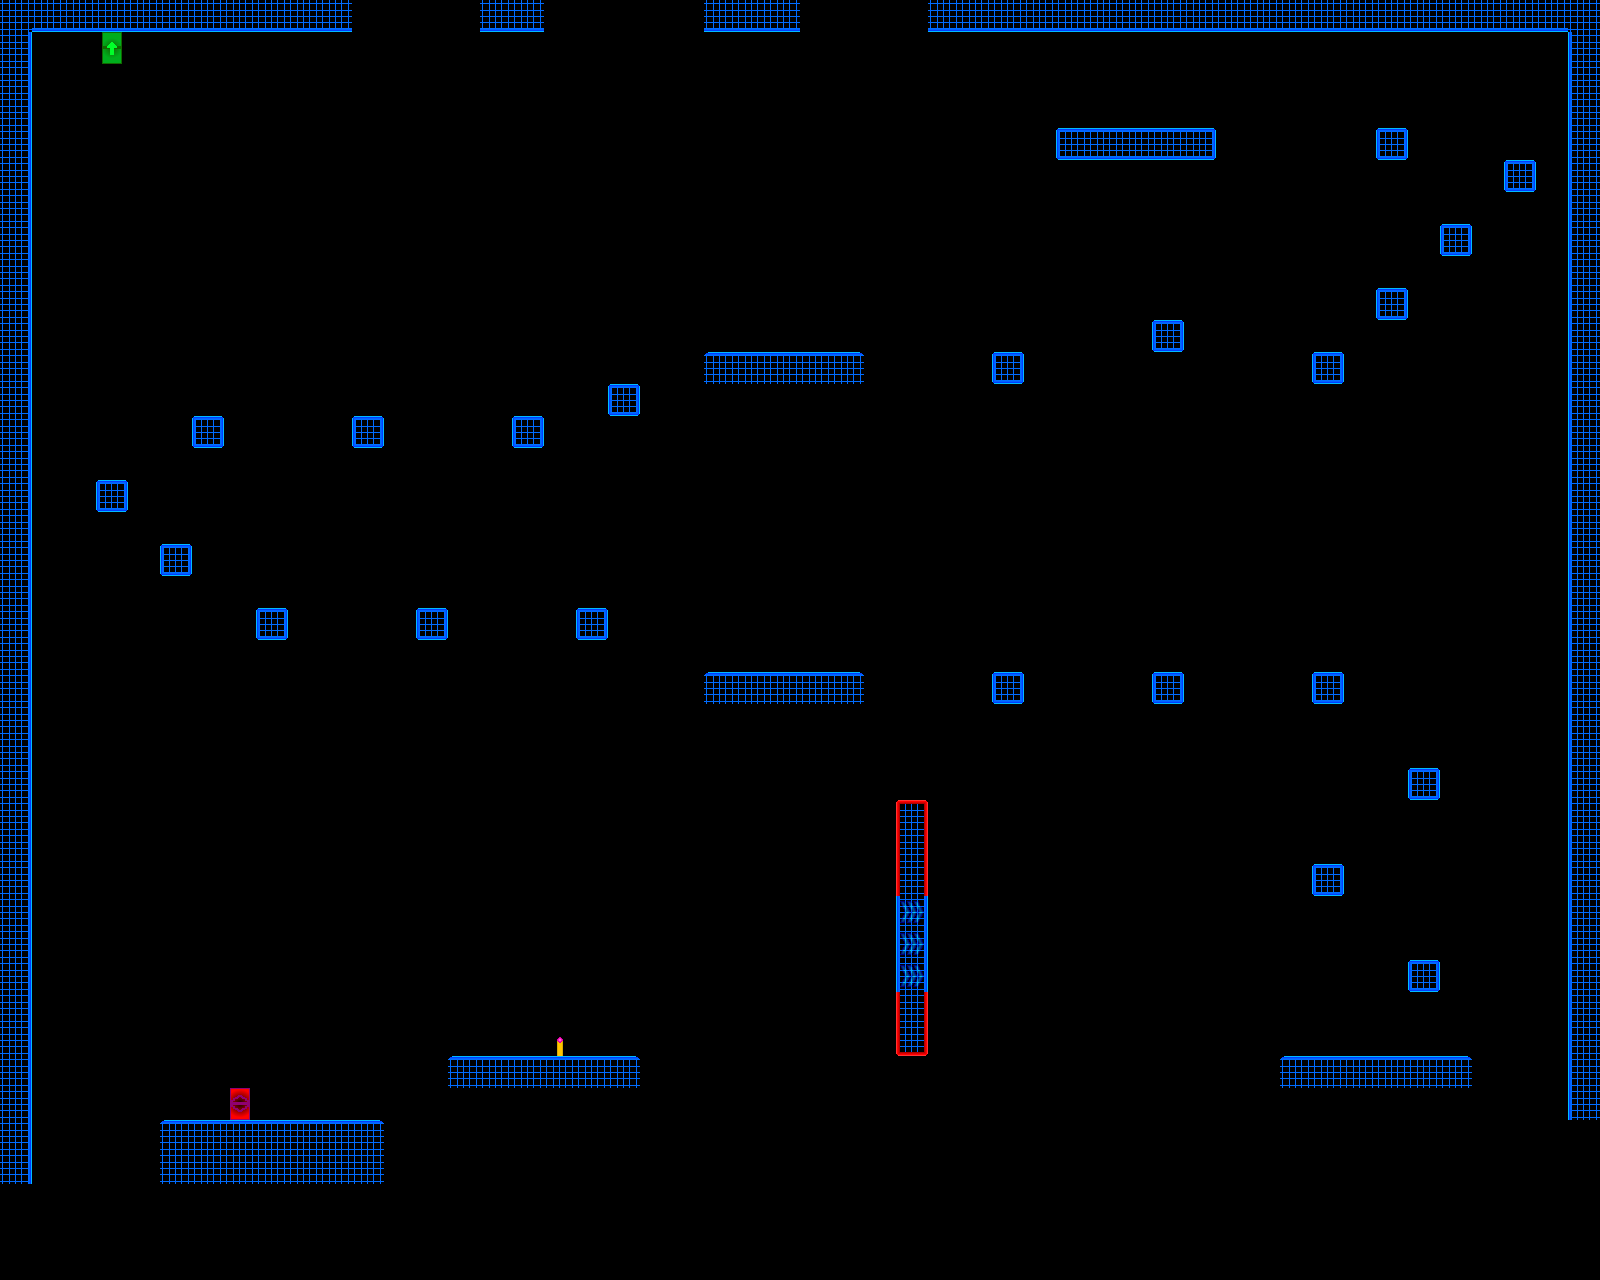

Below is a game level as drawn by its tile map, then a one-line description and the .tmx that defines it (tile-layer data replaced by summaries):
An orthogonal 50x40 tile map with 32x32 px tiles, 1 tile layer (Livello tile 1) and 42 objects.

<map version="1.0" orientation="orthogonal" renderorder="right-down" width="50" height="40" tilewidth="32" tileheight="32" nextobjectid="45">
 <tileset firstgid="1" name="TestTile" tilewidth="32" tileheight="32" tilecount="117">
  <image source="resources/tiles/TestTile.png" width="416" height="288" />
 </tileset>
 <layer name="Livello tile 1" width="50" height="40">
  <data>[2000 cells, 181 non-empty, 18 distinct tile ids]</data>
 </layer>
 <objectgroup name="Triggers" visible="0">
  <object id="1" x="224" y="1088" width="32" height="32">
   <properties>
    <property name="playerEntrance" value="" />
   </properties>
  </object>
  <object id="2" x="96" y="32" width="32" height="32">
   <properties>
    <property name="playerExit" value="Level17" />
   </properties>
  </object>
  <object id="3" x="0" y="32" width="32" height="1152">
   <properties>
    <property name="blocker" value="r" />
   </properties>
  </object>
  <object id="4" x="1568" y="32" width="32" height="1088">
   <properties>
    <property name="blocker" value="l" />
   </properties>
  </object>
  <object id="5" x="32" y="0" width="320" height="32">
   <properties>
    <property name="blocker" value="b" />
   </properties>
  </object>
  <object id="6" x="480" y="0" width="64" height="32">
   <properties>
    <property name="blocker" value="b" />
   </properties>
  </object>
  <object id="7" x="704" y="0" width="96" height="32">
   <properties>
    <property name="blocker" value="b" />
   </properties>
  </object>
  <object id="8" x="928" y="0" width="640" height="32">
   <properties>
    <property name="blocker" value="b" />
   </properties>
  </object>
  <object id="9" x="160" y="1120" width="224" height="64">
   <properties>
    <property name="blocker" value="t" />
   </properties>
  </object>
  <object id="10" x="448" y="1056" width="192" height="32">
   <properties>
    <property name="PlatReverse" value="" />
    <property name="blocker" value="t" />
   </properties>
  </object>
  <object id="11" x="1280" y="1056" width="192" height="32">
   <properties>
    <property name="PlatReverse" value="" />
    <property name="blocker" value="t" />
   </properties>
  </object>
  <object id="14" x="896" y="992" width="32" height="64">
   <properties>
    <property name="deadly" value="lrb" />
   </properties>
  </object>
  <object id="15" x="896" y="896" width="32" height="96">
   <properties>
    <property name="blocker" value="r" />
   </properties>
  </object>
  <object id="16" x="704" y="672" width="160" height="32">
   <properties>
    <property name="blocker" value="t" />
   </properties>
  </object>
  <object id="17" x="704" y="352" width="160" height="32">
   <properties>
    <property name="blocker" value="t" />
   </properties>
  </object>
  <object id="18" x="1408" y="960" width="32" height="32">
   <properties>
    <property name="blocker" value="tblr" />
   </properties>
  </object>
  <object id="19" x="1312" y="864" width="32" height="32">
   <properties>
    <property name="blocker" value="tblr" />
   </properties>
  </object>
  <object id="20" x="1408" y="768" width="32" height="32">
   <properties>
    <property name="blocker" value="tblr" />
   </properties>
  </object>
  <object id="21" x="1312" y="672" width="32" height="32">
   <properties>
    <property name="blocker" value="tblr" />
   </properties>
  </object>
  <object id="22" x="1152" y="672" width="32" height="32">
   <properties>
    <property name="blocker" value="tblr" />
   </properties>
  </object>
  <object id="23" x="992" y="672" width="32" height="32">
   <properties>
    <property name="blocker" value="tblr" />
   </properties>
  </object>
  <object id="24" x="576" y="608" width="32" height="32">
   <properties>
    <property name="blocker" value="tblr" />
   </properties>
  </object>
  <object id="25" x="416" y="608" width="32" height="32">
   <properties>
    <property name="blocker" value="tblr" />
   </properties>
  </object>
  <object id="26" x="256" y="608" width="32" height="32">
   <properties>
    <property name="blocker" value="tblr" />
   </properties>
  </object>
  <object id="27" x="160" y="544" width="32" height="32">
   <properties>
    <property name="blocker" value="tblr" />
   </properties>
  </object>
  <object id="28" x="96" y="480" width="32" height="32">
   <properties>
    <property name="blocker" value="tblr" />
   </properties>
  </object>
  <object id="29" x="192" y="416" width="32" height="32">
   <properties>
    <property name="blocker" value="tblr" />
   </properties>
  </object>
  <object id="30" x="352" y="416" width="32" height="32">
   <properties>
    <property name="blocker" value="tblr" />
   </properties>
  </object>
  <object id="31" x="512" y="416" width="32" height="32">
   <properties>
    <property name="blocker" value="tblr" />
   </properties>
  </object>
  <object id="32" x="608" y="384" width="32" height="32">
   <properties>
    <property name="blocker" value="tblr" />
   </properties>
  </object>
  <object id="33" x="992" y="352" width="32" height="32">
   <properties>
    <property name="blocker" value="tblr" />
   </properties>
  </object>
  <object id="34" x="1152" y="320" width="32" height="32">
   <properties>
    <property name="blocker" value="tblr" />
   </properties>
  </object>
  <object id="35" x="1312" y="352" width="32" height="32">
   <properties>
    <property name="blocker" value="tblr" />
   </properties>
  </object>
  <object id="36" x="1376" y="288" width="32" height="32">
   <properties>
    <property name="blocker" value="tblr" />
   </properties>
  </object>
  <object id="37" x="1440" y="224" width="32" height="32">
   <properties>
    <property name="blocker" value="tblr" />
   </properties>
  </object>
  <object id="38" x="1504" y="160" width="32" height="32">
   <properties>
    <property name="blocker" value="tblr" />
   </properties>
  </object>
  <object id="39" x="1376" y="128" width="32" height="32">
   <properties>
    <property name="blocker" value="tblr" />
   </properties>
  </object>
  <object id="40" x="1056" y="128" width="160" height="32">
   <properties>
    <property name="blocker" value="tblr" />
   </properties>
  </object>
  <object id="41" x="1088" y="96" width="32" height="32">
   <properties>
    <property name="ToggleGlitch" value="invertedGravity" />
   </properties>
  </object>
  <object id="42" x="640" y="1056" width="32" height="32">
   <properties>
    <property name="PlatSize" value="5" />
    <property name="PlatSpeed" value="300" />
    <property name="Platform" value="h" />
    <property name="id" value="1" />
   </properties>
  </object>
  <object id="43" x="544" y="1024" width="32" height="32">
   <properties>
    <property name="button" value="1" />
   </properties>
  </object>
  <object id="44" x="896" y="800" width="32" height="96">
   <properties>
    <property name="deadly" value="lrt" />
   </properties>
  </object>
 </objectgroup>
</map>
